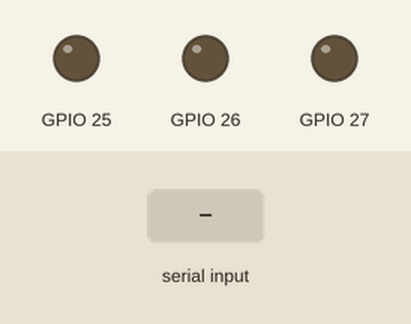
A sketch run on a simulated ESP32. On the bench: output pins drawn as LEDs (lit = HIGH). Inputs (shaded band) come from the test bench. Random numbers use the default seed unless the sketch sets one; what the sketch prints to the serial monitor is not drawn.

Above: at 1.2 s.
1.3 s: "1\n" received over Serial
At 2.5 s:
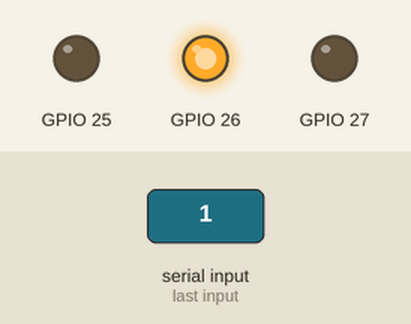
2.8 s: "0\n" received over Serial
At 3.8 s:
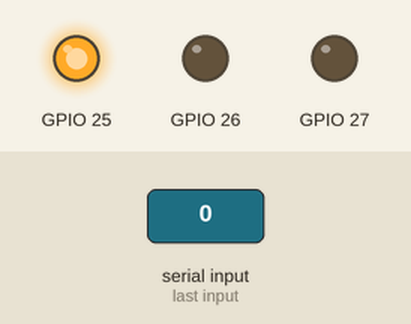
4.3 s: "2\n" received over Serial
At 5.2 s:
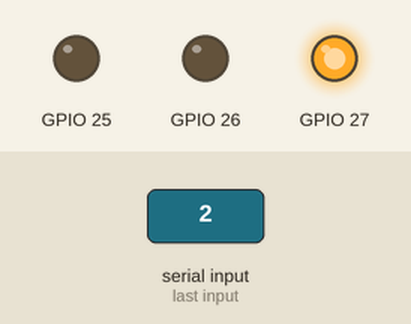
Timing chart, 0 to 7.3 s (numbered marks = the images above; inputs shaded):
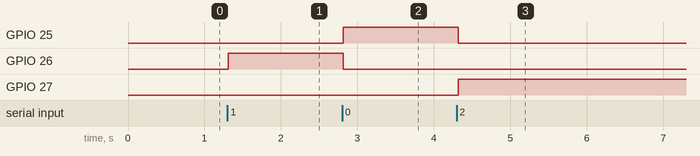

The sketch:

global_main.ino
```cpp
// Define the array and initialize to 0
int myArray[20] = {0};

// Variables to keep track of the time elapsed since last execution
unsigned long lastObtainTime = 0;
const unsigned long obtainInterval = 50; // Interval between obtaining items in milliseconds

void setup() {
  // Start serial communication at 115200 baud
  Serial.begin(115200);
  // Initialize RGB LED pins as outputs
  pinMode(25, OUTPUT);
  pinMode(26, OUTPUT);
  pinMode(27, OUTPUT);
}

void loop() {
  // Check if it's time to obtain items again
  unsigned long currentTime = millis();
  if (currentTime - lastObtainTime >= obtainInterval) {
    // Obtain random values between 0 and 10000 for items 4-13 and store them in the array
    for (int i = 3; i <= 12; i++) {
      myArray[i] = random(0, 10001);
    }

    // Update the last obtain time
    lastObtainTime = currentTime;
  }

  // Generate random detection result of 0, 1, or 2 for item 1
  myArray[0] = random(0, 3);

  // Set items 2-11 to random values between 0 and 10000
  for (int i = 1; i <= 10; i++) {
    myArray[i + 1] = random(0, 10001);
  }

  // Set the remaining items to 0
  for (int i = 13; i < 20; i++) {
    myArray[i] = 0;
  }

  // Send the entire array as a single message with predetermined start and end markers via serial
  Serial.write(0xFF);
  Serial.write(0xFF);
  Serial.write((byte*)&myArray, sizeof(myArray));
  Serial.write(0xFE);


  // Check if there is data available to read
  if (Serial.available() > 0) {
    // Read the data until a newline is received
    String message = "";
    while (Serial.available() > 0) {
      char incomingByte = Serial.read();
      message += incomingByte;
      if (incomingByte == '\n') {
        // Process the received message
        if (message == "0\n") {
          digitalWrite(25, HIGH);
          digitalWrite(26, LOW);
          digitalWrite(27, LOW);
        } else if (message == "1\n") {
          digitalWrite(25, LOW);
          digitalWrite(26, HIGH);
          digitalWrite(27, LOW);
        } else if (message == "2\n") {
          digitalWrite(25, LOW);
          digitalWrite(26, LOW);
          digitalWrite(27, HIGH);
        }
        // Reset the message buffer
        message = "";
      }
    }
  }


  // Wait for 20 milliseconds (50 times per second)
  delay(20);
}
```

Measured:
- after the input at 1.3 s, GPIO 26: LOW → HIGH at once
- after the input at 2.8 s, GPIO 25: LOW → HIGH at once; GPIO 26: HIGH → LOW at once
- after the input at 4.3 s, GPIO 25: HIGH → LOW at once; GPIO 27: LOW → HIGH at once
